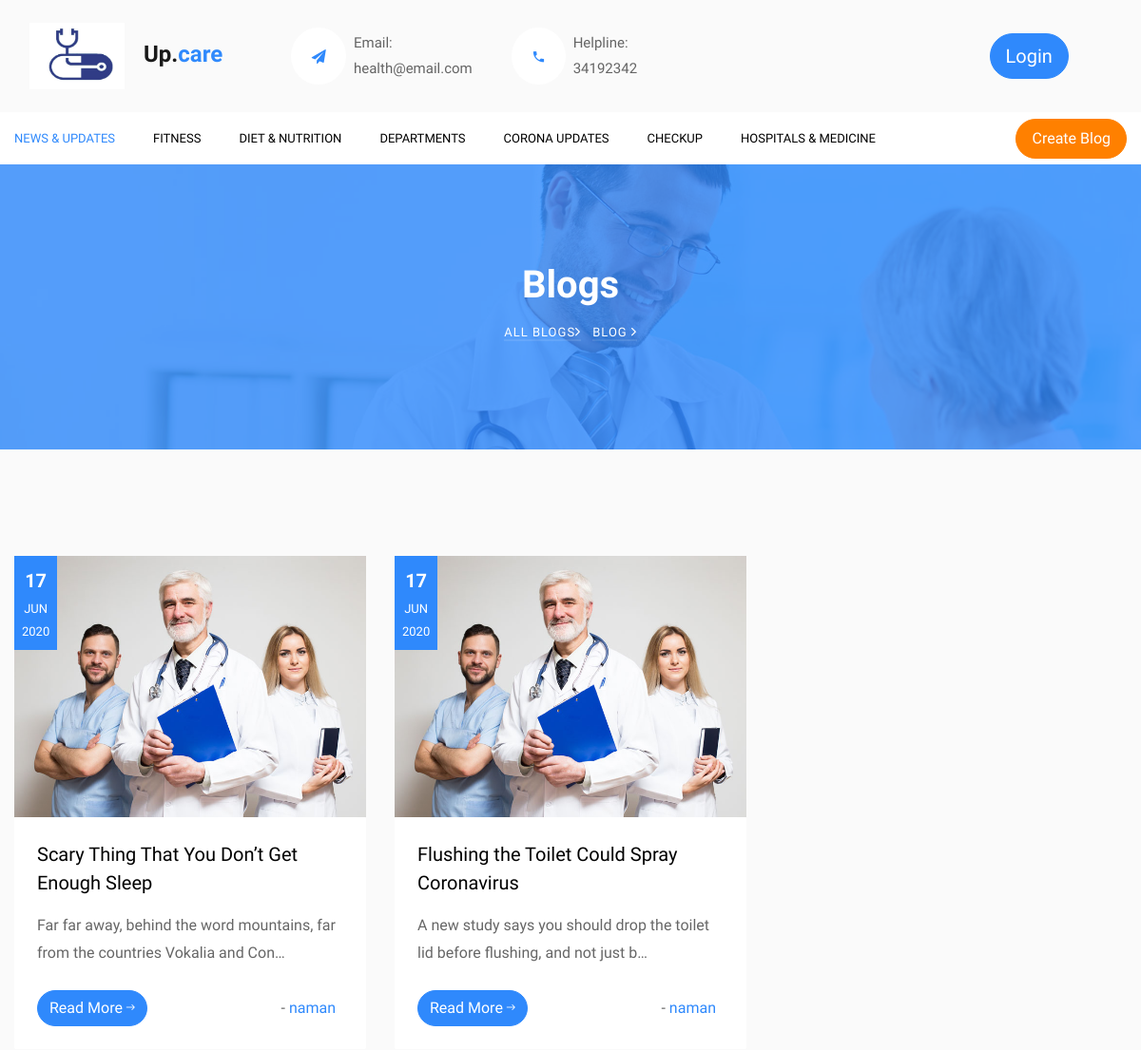
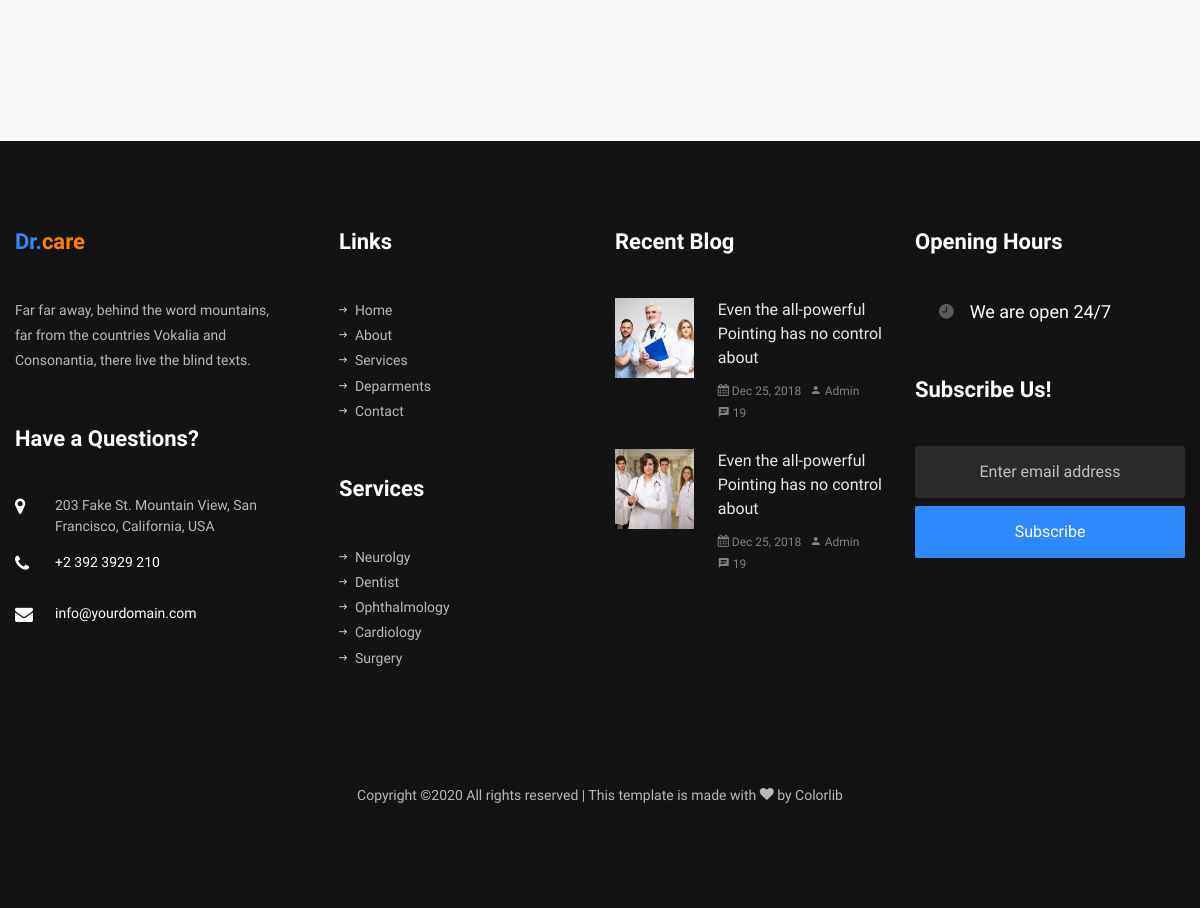
Screenshot of /blog/ with the database file from the repository (2 pictures, top to bottom).
### auth0login/models.py (models this page shows, shortened)
class Blogs(models.Model):
	title=models.CharField(max_length=100)
	date= models.DateField(auto_now_add=True)
	description = models.TextField()
	image=models.ImageField(upload_to='blogs/images/',default='image_1.jpg')
	user=models.ForeignKey(User,on_delete=models.CASCADE)

### auth0login/views.py (the view)
# urls.py: path('blog/',views.all_blog,name='all_blog'),
def all_blog(request):
	blogs=Blogs.objects.all()
	return render(request,'blog/all_blog.html',{'Blogs':blogs})

### auth0login/templates/blog/all_blog.html (shortened to what this page needs)
{% load static %}
{% include 'base.html' %}
<!DOCTYPE html>
<html lang="en">
  <head>
    <link rel="stylesheet" href="{% static 'css/open-iconic-bootstrap.min.css' %}">
    <link rel="stylesheet" href="{% static 'css/animate.css' %}">
    <link rel="stylesheet" href="{% static 'css/owl.carousel.min.css' %}">
    <link rel="stylesheet" href="{% static 'css/owl.theme.default.min.css' %}">
    <link rel="stylesheet" href="{% static 'css/magnific-popup.css' %}">
    <link rel="stylesheet" href="{% static 'css/aos.css' %}">
    <link rel="stylesheet" href="{% static 'css/ionicons.min.css' %}">
    <link rel="stylesheet" href="{% static 'css/bootstrap-datepicker.css' %}">
    <link rel="stylesheet" href="{% static 'css/jquery.timepicker.css' %}">
    <link rel="stylesheet" href="{% static 'css/flaticon.css' %}">
    <link rel="stylesheet" href="{% static 'css/icomoon.css' %}">
    <link rel="stylesheet" href="{% static 'css/style.css' %}">
  </head>
  <body>
    <nav class="navbar navbar-expand-lg navbar-dark bg-dark ftco-navbar-light" id="ftco-navbar">
	    <div class="container d-flex align-items-center">
	      <p class="button-custom order-lg-last mb-0"><a href="{% url 'createblog' %}" class="btn btn-secondary py-2 px-3">Create Blog</a></p>
	      <div class="collapse navbar-collapse" id="ftco-nav">
	        <ul class="navbar-nav mr-auto">
	        	<li class="nav-item active"><a href="{% url 'dashboard' %}" class="nav-link pl-0">News & Updates</a></li>
	        	<li class="nav-item"><a href="{% url 'fitness' %}" class="nav-link">Fitness</a></li>
	        	<li class="nav-item"><a href="{% url 'diet' %}" class="nav-link">Diet & nutrition</a></li>
	        	<li class="nav-item"><a href="{% url 'departments' %}" class="nav-link">Departments</a></li>
	        	<li class="nav-item"><a href="{% url 'corona_updates' %}" class="nav-link">Corona updates</a></li>
	        	<li class="nav-item"><a href="{% url 'eyeeartest' %}" class="nav-link">checkup</a></li>
	          <li class="nav-item"><a href="{% url 'hospital_medecine' %}" class="nav-link">Hospitals & medicine</a></li>
	        </ul>
	      </div>
	    </div>
	  </nav>
    <section class="hero-wrap hero-wrap-2" style="background-image: url({% static 'images/bg_1.jpg'%});" data-stellar-background-ratio="0.5">
      <div class="overlay"></div>
      <div class="container">
        <div class="row no-gutters slider-text align-items-center justify-content-center">
          <div class="col-md-9 ftco-animate text-center">
            <h1 class="mb-2 bread">Blogs</h1>
            <p class="breadcrumbs"><span class="mr-2"><a href="index.html">all blogs<i class="ion-ios-arrow-forward"></i></a></span> <span>Blog <i class="ion-ios-arrow-forward"></i></span></p>
          </div>
        </div>
      </div>
    </section>
		<section class="ftco-section bg-light">
			<div class="container">
				<div class="row">
          {% for i in Blogs %}
          <div class="col-md-4 ftco-animate">
            <div class="blog-entry">
              <a href="blog-single.html" class="block-20" style="background-image: url({{ i.image.url }});">
								<div class="meta-date text-center p-2">
                  <span class="day">{{ i.date|date:'d'|upper }}</span>
                  <span class="mos">{{ i.date|date:'M'|upper }}</span>
                  <span class="yr">{{ i.date|date:'Y'|upper }}</span>
                </div>
              </a>
              <div class="text bg-white p-4">
                <h3 class="heading"><a href="{% url 'details' i.id %}">{{ i.title }}</a></h3>
                <p>{{ i.description|truncatechars:80 }}</p>
                <div class="d-flex align-items-center mt-4">
	                <p class="mb-0"><a href="{% url 'details' i.id %}" class="btn btn-primary">Read More <span class="ion-ios-arrow-round-forward"></span></a></p>
	                <p class="ml-auto mb-0">
	                	 - <a href="#" class="mr-2">{{i.user}}</a>
	                </p>
                </div>
              </div>
            </div>
          </div>
          {% endfor %}
        </div>
      </div>
      </section>
    <footer class="ftco-footer ftco-bg-dark ftco-section">
      <div class="container">
        <div class="row mb-5">
          <div class="col-md">
            <div class="ftco-footer-widget mb-5">
              <h2 class="ftco-heading-2 logo">Dr.<span>care</span></h2>
              <p>Far far away, behind the word mountains, far from the countries Vokalia and Consonantia, there live the blind texts.</p>
            </div>
            <div class="ftco-footer-widget mb-5">
            	<h2 class="ftco-heading-2">Have a Questions?</h2>
            	<div class="block-23 mb-3">
	              <ul>
	                <li><span class="icon icon-map-marker"></span><span class="text">203 Fake St. Mountain View, San Francisco, California, USA</span></li>
	                <li><a href="#"><span class="icon icon-phone"></span><span class="text">+2 392 3929 210</span></a></li>
	                <li><a href="#"><span class="icon icon-envelope"></span><span class="text">info@yourdomain.com</span></a></li>
	              </ul>
	            </div>
	            <ul class="ftco-footer-social list-unstyled float-md-left float-lft mt-3">
              </ul>
            </div>
          </div>
          <div class="col-md">
            <div class="ftco-footer-widget mb-5 ml-md-4">
              <h2 class="ftco-heading-2">Links</h2>
              <ul class="list-unstyled">
                <li><a href="#"><span class="ion-ios-arrow-round-forward mr-2"></span>Home</a></li>
                <li><a href="#"><span class="ion-ios-arrow-round-forward mr-2"></span>About</a></li>
                <li><a href="#"><span class="ion-ios-arrow-round-forward mr-2"></span>Services</a></li>
                <li><a href="#"><span class="ion-ios-arrow-round-forward mr-2"></span>Deparments</a></li>
                <li><a href="#"><span class="ion-ios-arrow-round-forward mr-2"></span>Contact</a></li>
              </ul>
            </div>
            <div class="ftco-footer-widget mb-5 ml-md-4">
              <h2 class="ftco-heading-2">Services</h2>
              <ul class="list-unstyled">
                <li><a href="#"><span class="ion-ios-arrow-round-forward mr-2"></span>Neurolgy</a></li>
                <li><a href="#"><span class="ion-ios-arrow-round-forward mr-2"></span>Dentist</a></li>
                <li><a href="#"><span class="ion-ios-arrow-round-forward mr-2"></span>Ophthalmology</a></li>
                <li><a href="#"><span class="ion-ios-arrow-round-forward mr-2"></span>Cardiology</a></li>
                <li><a href="#"><span class="ion-ios-arrow-round-forward mr-2"></span>Surgery</a></li>
              </ul>
            </div>
          </div>
          <div class="col-md">
            <div class="ftco-footer-widget mb-5">
              <h2 class="ftco-heading-2">Recent Blog</h2>
              <div class="block-21 mb-4 d-flex">
                <a class="blog-img mr-4" style="background-image: url({% static 'images/image_1.jpg' %});"></a>
                <div class="text">
                  <h3 class="heading"><a href="#">Even the all-powerful Pointing has no control about</a></h3>
                  <div class="meta">
                    <div><a href="#"><span class="icon-calendar"></span> Dec 25, 2018</a></div>
                    <div><a href="#"><span class="icon-person"></span> Admin</a></div>
                    <div><a href="#"><span class="icon-chat"></span> 19</a></div>
                  </div>
                </div>
              </div>
              <div class="block-21 mb-5 d-flex">
                <a class="blog-img mr-4" style="background-image: url({% static 'images/image_2.jpg' %});"></a>
                <div class="text">
                  <h3 class="heading"><a href="#">Even the all-powerful Pointing has no control about</a></h3>
                  <div class="meta">
                    <div><a href="#"><span class="icon-calendar"></span> Dec 25, 2018</a></div>
                    <div><a href="#"><span class="icon-person"></span> Admin</a></div>
                    <div><a href="#"><span class="icon-chat"></span> 19</a></div>
                  </div>
                </div>
              </div>
            </div>
          </div>
          <div class="col-md">
          	<div class="ftco-footer-widget mb-5">
            	<h2 class="ftco-heading-2">Opening Hours</h2>
            	<h3 class="open-hours pl-4"><span class="ion-ios-time mr-3"></span>We are open 24/7</h3>
            </div>
            <div class="ftco-footer-widget mb-5">
            	<h2 class="ftco-heading-2">Subscribe Us!</h2>
              <form action="#" class="subscribe-form">
                <div class="form-group">
                  <input type="text" class="form-control mb-2 text-center" placeholder="Enter email address">
                  <input type="submit" value="Subscribe" class="form-control submit px-3">
                </div>
              </form>
            </div>
          </div>
        </div>
        <div class="row">
          <div class="col-md-12 text-center">
            <p>
  Copyright &copy;<script>document.write(new Date().getFullYear());</script> All rights reserved | This template is made with <i class="icon-heart" aria-hidden="true"></i> by <a href="https://colorlib.com" target="_blank">Colorlib</a>
  </p>
          </div>
        </div>
      </div>
    </footer>
  </body>
</html>

### static/css/icomoon.css (style rules this page uses)
[class^="icon-"], [class*=" icon-"] { font-family: 'icomoon' !important; speak: none; font-style: normal; font-weight: normal; font-variant: normal; text-transform: none; line-height: 1; -webkit-font-smoothing: antialiased; -moz-osx-font-smoothing: grayscale; }
.icon-heart:before { content: "\f004"; }
.icon-map-marker:before { content: "\f041"; }
.icon-calendar:before { content: "\f073"; }
.icon-phone:before { content: "\f095"; }
.icon-envelope:before { content: "\f0e0"; }
.icon-chat:before { content: "\e0b7"; }
.icon-person:before { content: "\e7fd"; }

### rows the page displays
Blogs: image (picture), date "17", date "JUN", date "2020", title "Scary Thing That You Don’t Get Enough Sleep", description "Far far away, behind the word mountains, far from the countries Vokalia and Con…", user "naman"
Blogs: image (picture), date "17", date "JUN", date "2020", title "Flushing the Toilet Could Spray Coronavirus", description "A new study says you should drop the toilet lid before flushing, and not just b…", user "naman"
